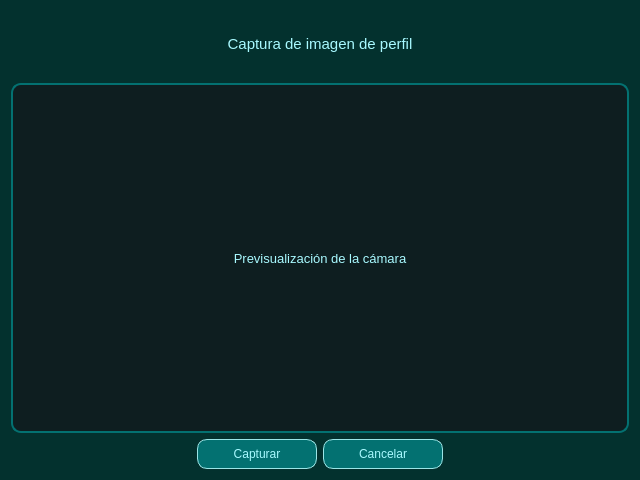
<?xml version="1.0" encoding="UTF-8"?>
<ui version="4.0">
 <class>CameraCaptureDialog</class>
 <widget class="QDialog" name="CameraCaptureDialog">
  <property name="geometry">
   <rect>
    <x>0</x>
    <y>0</y>
    <width>640</width>
    <height>480</height>
   </rect>
  </property>
  <property name="windowTitle">
   <string>Captura de imagen</string>
  </property>
  <property name="styleSheet">
   <string notr="true">QDialog#CameraCaptureDialog {
    background-color: #03312E;
    border-image: url(:img/fondo.png) 0 0 0 0 stretch stretch;
    color: #A8F9FF;
    font-family: &quot;Segoe UI&quot;;
}

QLabel {
    color: #A8F9FF;
    background: transparent;
    font-size: 11pt;
}

QLabel#preview_label {
    background-color: rgba(18, 22, 25, 180);
    border: 2px solid #037171;
    border-radius: 10px;
    font-size: 10pt;
}

QPushButton {
    background-color: #037171;
    color: #A8F9FF;
    border-radius: 10px;
    padding: 6px 18px;
    border: 1px solid #9AE5E6;
}

QPushButton:hover {
    background-color: #05908C;
}

QPushButton:pressed {
    background-color: #021C1A;
}
</string>
  </property>
  <layout class="QVBoxLayout" name="verticalLayout">
   <item>
    <widget class="QLabel" name="title_label">
     <property name="text">
      <string>Captura de imagen de perfil</string>
     </property>
     <property name="alignment">
      <set>Qt::AlignCenter</set>
     </property>
    </widget>
   </item>
   <item>
    <widget class="QLabel" name="preview_label">
     <property name="minimumSize">
      <size>
       <width>600</width>
       <height>350</height>
      </size>
     </property>
     <property name="frameShape">
      <enum>QFrame::Box</enum>
     </property>
     <property name="text">
      <string>Previsualización de la cámara</string>
     </property>
     <property name="alignment">
      <set>Qt::AlignCenter</set>
     </property>
    </widget>
   </item>
   <item>
    <layout class="QHBoxLayout" name="button_layout">
     <item>
      <spacer name="horizontalSpacer_left">
       <property name="orientation">
        <enum>Qt::Horizontal</enum>
       </property>
       <property name="sizeHint" stdset="0">
        <size>
         <width>40</width>
         <height>20</height>
        </size>
       </property>
      </spacer>
     </item>
     <item>
      <widget class="QPushButton" name="capture_button">
       <property name="minimumSize">
        <size>
         <width>120</width>
         <height>30</height>
        </size>
       </property>
       <property name="text">
        <string>Capturar</string>
       </property>
      </widget>
     </item>
     <item>
      <widget class="QPushButton" name="cancel_button">
       <property name="minimumSize">
        <size>
         <width>120</width>
         <height>30</height>
        </size>
       </property>
       <property name="text">
        <string>Cancelar</string>
       </property>
      </widget>
     </item>
     <item>
      <spacer name="horizontalSpacer_right">
       <property name="orientation">
        <enum>Qt::Horizontal</enum>
       </property>
       <property name="sizeHint" stdset="0">
        <size>
         <width>40</width>
         <height>20</height>
        </size>
       </property>
      </spacer>
     </item>
    </layout>
   </item>
  </layout>
 </widget>
 <resources>
  <include location="recursos.qrc"/>
 </resources>
 <connections/>
</ui>
